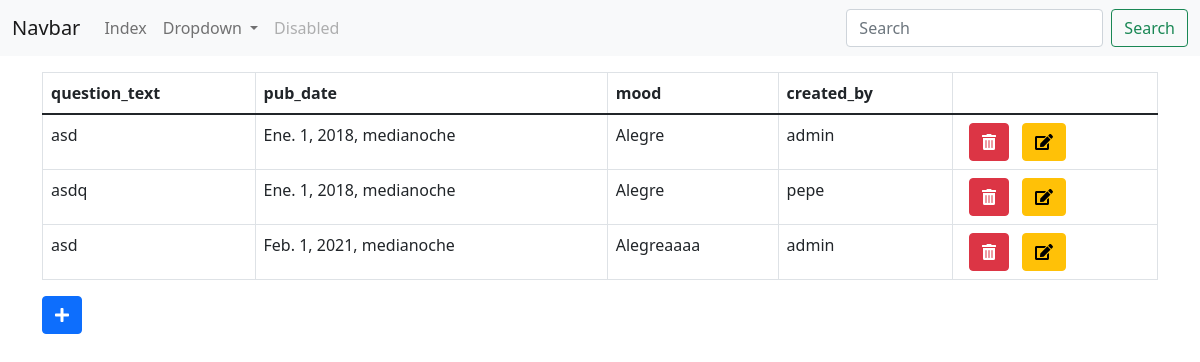
The page /encuestas/ on the database its author committed.
### encuestas/models.py (models this page shows, shortened)
class Question(models.Model):
    question_text = models.CharField(max_length=200)
    pub_date = models.DateTimeField('date published')
    mood = models.CharField(max_length=200, default="Alegre", choices=[
        ("happy", "Very happy"), ("sad", "Somber"), ("blue", "Very very sad")
    ])
    created_by = models.ForeignKey(User, on_delete=models.CASCADE, null=True)

### encuestas/views.py (the view)
# urls.py: path('', views.index, name='index'),
def index(request):
    questions = Question.objects.all().order_by("pub_date")[:5]
    return render(request, "encuestas/index.html", {
        "ultimas_preguntas": questions
    })

### encuestas/templates/encuestas/index.html (shortened to what this page needs)
{% extends 'encuestas/base.html' %}
{% block contents %}
    {% if ultimas_preguntas %}
        <table class="table table-responsive table-bordered mt-3"
               id="tabla_indice">
            <thead>
            <tr>
                <th>
                    question_text
                </th>
                <th>
                    pub_date
                </th>
                <th>
                    mood
                </th>
                <th>
                    created_by
                </th>
                <th></th>
            </tr>
            </thead>
            <tbody>
            {% for pregunta in ultimas_preguntas %}
                <tr>
                    <td>
                        {{ pregunta.question_text }}
                    </td>
                    <td>
                        {{ pregunta.pub_date }}
                    </td>
                    <td>
                        {{ pregunta.mood }}
                    </td>
                    <td>
                        {{ pregunta.created_by }}
                    </td>
                    <td>
                        &nbsp; <a href="{% url 'remove_question' pregunta.id %}" class="btn btn-danger">
                        <i class="fas fa-trash-alt"></i>
                    </a>
                        &nbsp; <a href="{% url 'update_question' pregunta.id %}" class="btn btn-warning">
                        <i class="fas fa-edit"></i>
                    </a>
                    </td>
                </tr>
            {% endfor %}
            </tbody>
        </table>
    {% else %}
        <p>No polls are available.</p>
    {% endif %}
    <a href="{% url 'add_question' %}" class="btn btn-primary">
        <i class="fas fa-plus"></i>
    </a>
{% endblock %}

### encuestas/templates/encuestas/base.html (shortened to what this page needs)
<!doctype html>
<html lang="en">
<head>
    <link href="https://cdn.jsdelivr.net/npm/bootstrap@5.1.3/dist/css/bootstrap.min.css" rel="stylesheet"
>
    <link rel="stylesheet" href="https://cdnjs.cloudflare.com/ajax/libs/font-awesome/5.15.4/css/all.min.css"
/>
</head>
<body>
<nav class="navbar navbar-expand-lg navbar-light bg-light"
     hx-boost="true"
>
    <div class="container-fluid">
        <a class="navbar-brand" href="#">Navbar</a>
        <div class="collapse navbar-collapse" id="navbarSupportedContent">
            <ul class="navbar-nav me-auto mb-2 mb-lg-0">
                <li class="nav-item">
                    <a class="nav-link" href="{% url 'index' %}">Index</a>
                </li>
                <li class="nav-item dropdown">
                    <a class="nav-link dropdown-toggle" href="#" id="navbarDropdown" role="button"
                       data-bs-toggle="dropdown" aria-expanded="false">
                        Dropdown
                    </a>
                </li>
                <li class="nav-item">
                    <a class="nav-link disabled">Disabled</a>
                </li>
            </ul>
            <form class="d-flex">
                <input class="form-control me-2" type="search" placeholder="Search" aria-label="Search">
                <button class="btn btn-outline-success" type="submit">Search</button>
            </form>
        </div>
    </div>
</nav>
<div id="app" class="container mb-4">
    {% block contents %}
    {% endblock %}
</div>
<link rel="stylesheet" href="https://cdn.jsdelivr.net/npm/flatpickr/dist/flatpickr.min.css">
<link rel="stylesheet" type="text/css"
      href="https://cdn.datatables.net/v/bs4/jszip-2.5.0/dt-1.11.3/b-2.1.1/b-html5-2.1.1/b-print-2.1.1/r-2.2.9/datatables.min.css"/>
<link href="https://cdn.jsdelivr.net/npm/select2@4.1.0-rc.0/dist/css/select2.min.css" rel="stylesheet" />
<link rel="stylesheet" href="https://cdn.jsdelivr.net/npm/fullcalendar@5.10.1/main.min.css">
</body>
</html>

### rows shown on the page
Question: question_text "asd", pub_date "Ene. 1, 2018, medianoche", mood "Alegre", created_by "admin"
Question: question_text "asdq", pub_date "Ene. 1, 2018, medianoche", mood "Alegre", created_by "pepe"
Question: question_text "asd", pub_date "Feb. 1, 2021, medianoche", mood "Alegreaaaa", created_by "admin"
